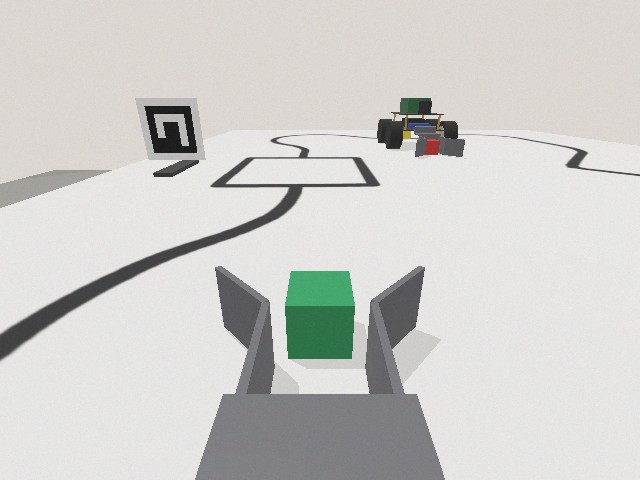
#> input picture src/mobile_base/test/fixtures/webots_cube_at_mouth.jpg, 640 x 480 px; its folder holds only this picture in this run
$ python -i vision.py   (imports and definitions only)
#> lines starting #> are read from the running program, lines starting #| are printed output that depends on the picture; after the words box and inside, x2 and y2 are one past the last pixel; in counts of white or black regions, pixels touching at a corner belong together
"""Cube detection on a BGR image with OpenCV (kept apart from the node so it is unit-testable).

The white board and the black border line have low saturation, so a saturation/value
threshold keeps only painted cubes; shape filters reject elongated or tiny blobs.

The delivery square is solid blue and Ferb collects blue cubes: the largest blue region much bigger
than a cube (square_min_area) is the square. It is reported apart (detect_square) and never as a
cube; detect_cubes drops blue blobs that are the square (that big, or overlapping its region).
"""

import math
from dataclasses import dataclass, field

import cv2
import numpy as np

from mobile_base.core.colors import DEFAULT_HUE_RANGES, DEFAULT_S_MIN, DEFAULT_V_MIN, HueRanges


@dataclass(frozen=True)
class VisionParams:
    s_min: int = DEFAULT_S_MIN
    v_min: int = DEFAULT_V_MIN
    min_area: float = 150.0  # px
    max_area: float = 60000.0  # px
    aspect_min: float = 0.6
    aspect_max: float = 1.6
    min_solidity: float = 0.8
    open_kernel: int = 5  # px, morphological opening kernel size
    hue_ranges: HueRanges = field(default_factory=lambda: DEFAULT_HUE_RANGES)
    # Window between the scoop walls where a cube INSIDE the U appears (normalized like Detection).
    # Measured in Webots with calibracion_pala.wbt and the IMX219-120 camera: cube in the U -> 0.60
    # of the window, cube at the mouth -> 0.04. Re-measure on the real robot.
    scoop_x_half: float = 0.2
    scoop_y_min: float = 0.74
    scoop_y_max: float = 0.84
    scoop_min_fill: float = 0.30
    # Two colors each filling at least this much of the window: two cubes in the scoop, reported as "mixed"
    # (never a target, so the robot backs off and leaves them). PLACEHOLDER: calibrate with two cubes in the U.
    scoop_mixed_fill: float = 0.15
    # Delivery square: hue range of this color (blue), at least this many px. A 2 cm cube at the
    # scoop mouth covers a few thousand px with the IMX219-120 at 640 x 480: calibrate on the robot.
    square_color: str = "blue"
    square_min_area: float = 12000.0  # px
    # Seen from the far end of the track the square is a thin strip (Webots: ~50 x 10 px at 1 m), far
    # below square_min_area: a long flat blob of this area counts too (a cube is never that elongated).
    square_far_area: float = 300.0  # px
    square_far_aspect: float = 4.0  # width / height of the bounding box
    # Delivery axis (team decision 2026-10-30): a green and a red rectangle stand on both sides of the
    # square; the axis is the perpendicular through their midpoint. They are told from cubes by size and
    # shape: at least ref_min_area px and a long side ref_min_aspect times the short one. PLACEHOLDERS
    # until the real rectangles are measured and photographed from the robot.
    ref_colors: tuple[str, ...] = ("green", "red")
    ref_min_area: float = 3000.0  # px
    ref_min_aspect: float = 2.0
    # The other robot, seen by this robot's camera (no overhead camera): an ArUco marker (DICT_4X4_50)
    # of side marker_size m on it; -1 = none. camera_hfov is the horizontal field of view (IMX219-120).
    peer_marker_id: int = -1
    marker_size: float = 0.05  # m, printed side of the marker
    camera_hfov: float = 1.60  # rad


@dataclass(frozen=True)
class SquareView:
    visible: bool = False
    cx_norm: float = 0.0  # [-1, 1], left negative (centroid)
    cy_norm: float = 0.0  # [0, 1], 0 = top
    area_px: float = 0.0


@dataclass(frozen=True)
class RefsView:
    """The two reference rectangles beside the square. skew = left cy - right cy (image y grows down):
    positive when the left one is nearer, i.e. the robot stands left of the axis."""
    visible: bool = False
    center_cx: float = 0.0  # [-1, 1], midpoint between them, left negative
    skew: float = 0.0
    seen: tuple[tuple[str, float, float], ...] = ()  # (color, cx, cy) of each one found, even alone


@dataclass(frozen=True)
class Detection:
    color: str
    cx_norm: float  # [-1, 1], left negative
    cy_norm: float  # [0, 1], 0 = top
    area_px: float


def _painted(hsv: np.ndarray, params: VisionParams) -> np.ndarray:
    return (hsv[..., 1] > params.s_min) & (hsv[..., 2] > params.v_min)


def _open(mask: np.ndarray, params: VisionParams) -> np.ndarray:
    kernel = np.ones((params.open_kernel, params.open_kernel), np.uint8)
    return cv2.morphologyEx(mask.astype(np.uint8) * 255, cv2.MORPH_OPEN, kernel)


def _square_region(hsv: np.ndarray, params: VisionParams):
    """Largest region in the square's hue range: (contour, area), or (None, 0) when too small."""
    hue = hsv[..., 0]
    in_range = np.zeros(hue.shape, bool)
    for low, high in params.hue_ranges.get(params.square_color, ()):
        in_range |= (hue >= low) & (hue <= high)
    mask = _open(in_range & _painted(hsv, params), params)
    contours, _ = cv2.findContours(mask, cv2.RETR_EXTERNAL, cv2.CHAIN_APPROX_SIMPLE)
    best = max(contours, key=cv2.contourArea, default=None)
    if best is None:
        return None, 0.0
    area = float(cv2.contourArea(best))
    _, _, w, h = cv2.boundingRect(best)
    if area < params.square_min_area and not (area >= params.square_far_area and w / max(h, 1) >= params.square_far_aspect):
        return None, 0.0
    return best, area


# [9 lines left out: function detect_square, not called in this run]


def _is_ref_shape(contour, params: VisionParams) -> bool:
    """Big and elongated: a reference rectangle, not a cube."""
    if cv2.contourArea(contour) < params.ref_min_area:
        return False
    (_, _), (w, h), _ = cv2.minAreaRect(contour)
    short = min(w, h)
    return short > 0.0 and max(w, h) / short >= params.ref_min_aspect


# [30 lines left out: functions detect_refs, landmark_sightings, not called in this run]


def detect_cubes(bgr: np.ndarray, params: VisionParams = VisionParams()) -> list[Detection]:
    height, width = bgr.shape[:2]
    hsv = cv2.cvtColor(bgr, cv2.COLOR_BGR2HSV)
    painted = _painted(hsv, params)
    square, _ = _square_region(hsv, params)
    square_mask = np.zeros(painted.shape, np.uint8)
    if square is not None:
        cv2.drawContours(square_mask, [square], -1, 255, thickness=cv2.FILLED)

    # One mask per color: two touching cubes of different colors stay two blobs (one painted-pixels mask
    # merged them into a shape no filter accepted: in Webots the red and orange cubes at the scoop vanished).
    candidates = []
    for color, spans in params.hue_ranges.items():
        in_range = np.zeros(painted.shape, bool)
        for low, high in spans:
            in_range |= (hsv[..., 0] >= low) & (hsv[..., 0] <= high)
        contours, _ = cv2.findContours(_open(in_range & painted, params), cv2.RETR_EXTERNAL, cv2.CHAIN_APPROX_SIMPLE)
        candidates += [(color, c) for c in contours]

    detections = []
    for color, contour in candidates:
        area = cv2.contourArea(contour)
        if not params.min_area <= area <= params.max_area:
            continue
        x, y, w, h = cv2.boundingRect(contour)
        if x <= 1 or y <= 1 or x + w >= width - 1:
            continue  # cut by the left, right or top edge: its shape and color are unreliable (the bottom
            # edge stays: a close cube in front of the scoop reaches it)
        if not params.aspect_min <= w / h <= params.aspect_max:
            continue
        hull_area = cv2.contourArea(cv2.convexHull(contour))
        if hull_area <= 0.0 or area / hull_area < params.min_solidity:
            continue
        blob = np.zeros(painted.shape, np.uint8)
        cv2.drawContours(blob, [contour], -1, 255, thickness=cv2.FILLED)
        if color == params.square_color and (area >= params.square_min_area or square_mask[blob > 0].any()):
            continue  # the delivery square, not a cube
        if color in params.ref_colors and _is_ref_shape(contour, params):
            continue  # a reference rectangle, not a cube
        cx = x + w / 2.0
        cy = y + h / 2.0
        if square is not None and cv2.pointPolygonTest(cv2.convexHull(square), (cx, cy), False) >= 0:
            continue  # a cube already in the delivery square: delivered, never taken out again
        detections.append(
            Detection(color, (cx / width) * 2.0 - 1.0, cy / height, float(area))
        )
    return detections


# [29 lines left out: function scoop_content, not called in this run]


_CHANNELS = {"bgr8": 3, "rgb8": 3, "bgra8": 4, "rgba8": 4}
_TO_BGR = {"rgb8": cv2.COLOR_RGB2BGR, "bgra8": cv2.COLOR_BGRA2BGR, "rgba8": cv2.COLOR_RGBA2BGR}


# [36 lines left out: functions detect_peer, _aruco_detect, not called in this run]


_ARUCO = None


# [10 lines left out: function image_to_bgr, not called in this run]

>>> import cv2
>>> picture = cv2.imread('../test/fixtures/webots_cube_at_mouth.jpg')
#> picture is the input picture: shape (480, 640, 3); mean B, G, R 202.9, 205.8, 206.2
>>> result = detect_cubes(picture)
#> in detect_cubes, `hsv = cv2.cvtColor(bgr, cv2.COLOR_BGR2HSV)`: hsv: shape (480, 640, 3); mean H, S, V 36, 8.8, 208.1
#> in _painted, `return (hsv[..., 1] > params.s_min) & (hsv[..., 2] > params.v_min)`:
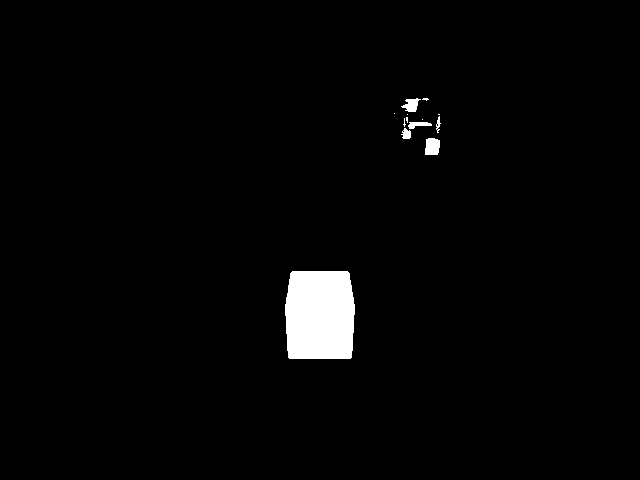
#> returned value: shape (480, 640) bool; 2.1% white; 13 white regions (7 under 20 px), largest, box (x1, y1, x2, y2) and area: (285, 271, 355, 359) 5792, (425, 138, 440, 155) 227, (401, 98, 421, 112) 162, (408, 122, 432, 129) 105, (401, 128, 411, 139) 78, (436, 116, 441, 133) 42
#> in _square_region, `hue = hsv[..., 0]`:
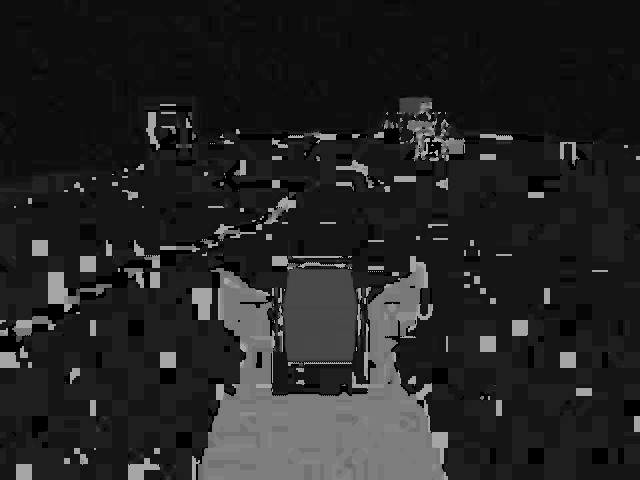
#> hue: shape (480, 640); min 0, max 179, mean 36
#> the loop in _square_region, `for low, high in params.hue_ranges.get(params.square_color, ()):` made 1 pass
#> pass 1, in _square_region, `in_range |= (hue >= low) & (hue <= high)`:
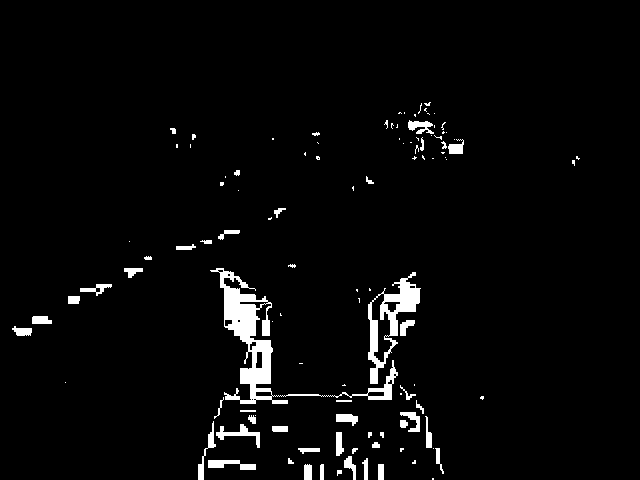
#> in_range: shape (480, 640) bool; 3.4% white; 110 white regions (60 under 20 px), largest, box (x1, y1, x2, y2) and area: (210, 268, 398, 404) 3835, (368, 272, 421, 384) 1784, (216, 424, 260, 448) 316
#> in _open, `kernel = np.ones((params.open_kernel, params.open_kernel), np.uint8)`: kernel = [[1, 1, 1, 1, 1], [1, 1, 1, 1, 1], [1, 1, 1, 1, 1], [1, 1, 1, 1, 1], [1, 1, 1, 1, 1]]
#> in _open, `return cv2.morphologyEx(mask.astype(np.uint8) * 255, cv2.MORPH_OPEN, k..`:
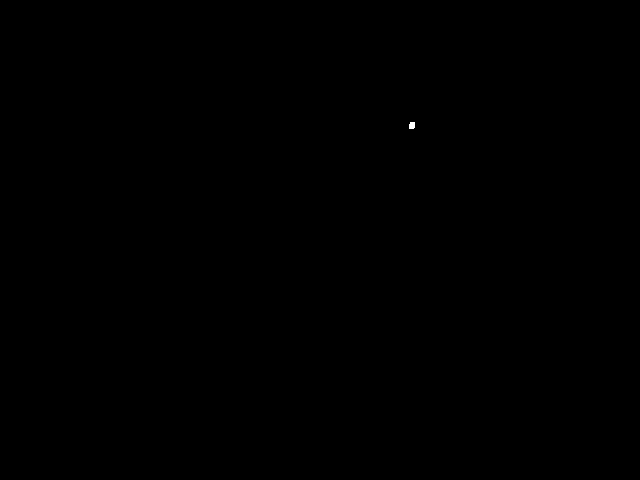
#> returned value: shape (480, 640); 0.01% white; 1 white region, box (x1, y1, x2, y2) and area: (409, 122, 415, 129) 39
#> in _square_region, `contours, _ = cv2.findContours(mask, cv2.RETR_EXTERNAL, cv2.CHAIN_APPR..`: contours = 1 item
#> in _square_region, `best = max(contours, key=cv2.contourArea, default=None)`: best = [[410, 122], [410, 123], [409, 124], [409, 128], [413, 128], [414, 127], [414, 122]]
#> in _square_region, `area = float(cv2.contourArea(best))`: area = 28
#> in _square_region, `_, _, w, h = cv2.boundingRect(best)`: w = 6; h = 7
#> after the loop in detect_cubes, `for color, spans in params.hue_ranges.items():`:
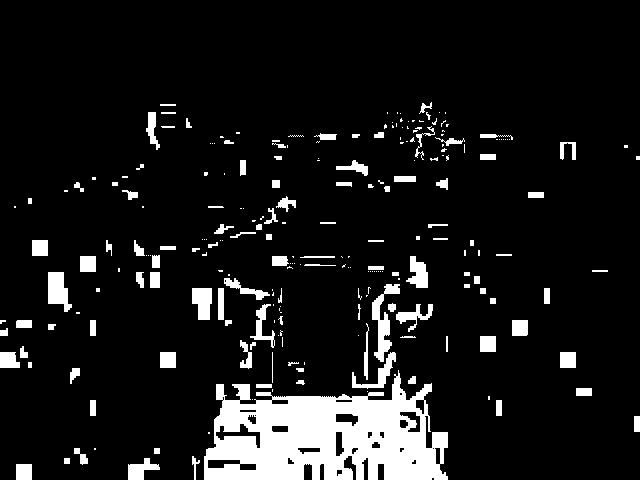
#> in_range: shape (480, 640) bool; 9.9% white; 240 white regions (127 under 20 px), largest, box (x1, y1, x2, y2) and area: (204, 370, 448, 480) 16847, (372, 284, 400, 362) 811, (48, 272, 72, 312) 628
#> the loop in detect_cubes, `for color, contour in candidates:` made 5 passes
#> (color, area) on passes 2, 4, 5: ('yellow', 48), ('green', 112.5), ('blue', 28)
#> (color, area, x, y, hull_area, cx) on pass 1: ('red', 199, 425, 138, 207.5, 432.5)
#> after the loop in detect_cubes, `for color, contour in candidates:`:
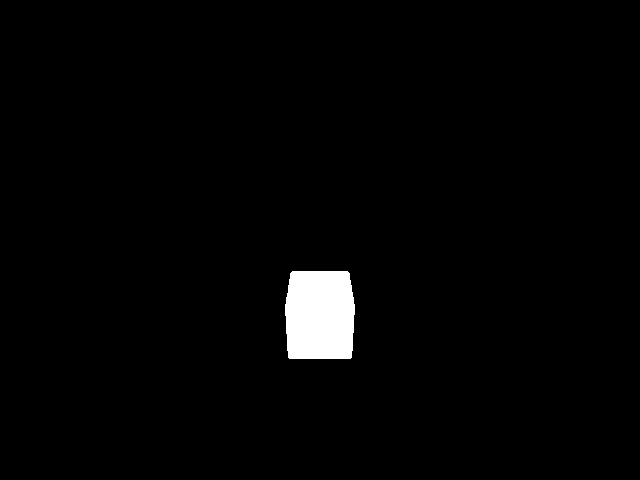
#> blob: shape (480, 640); 1.9% white; 1 white region, box (x1, y1, x2, y2) and area: (285, 271, 355, 359) 5792
#> after the loop in detect_cubes, `for color, contour in candidates:`: detections = 2 items
#> result = 2 items

$ run again, on src/mobile_base/test/fixtures/webots_cube_in_scoop.jpg
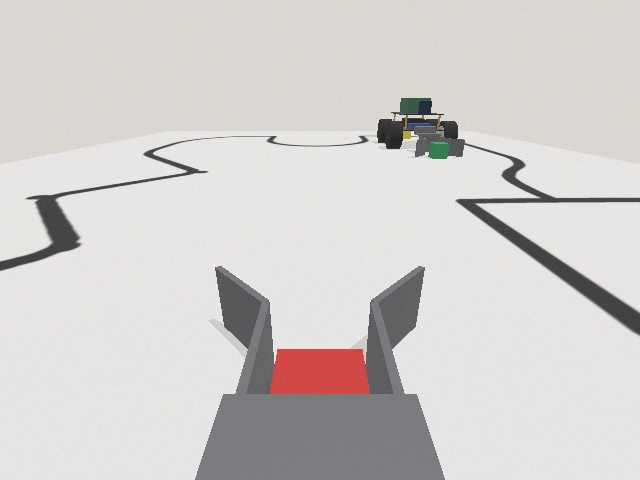
#> input picture src/mobile_base/test/fixtures/webots_cube_in_scoop.jpg, 640 x 480 px
#> picture is the input picture: shape (480, 640, 3); mean B, G, R 204.9, 207, 210.7
#> hsv: shape (480, 640, 3); mean H, S, V 33.2, 8.4, 211.2
#> in _painted, `return (hsv[..., 1] > params.s_min) & (hsv[..., 2] > params.v_min)`:
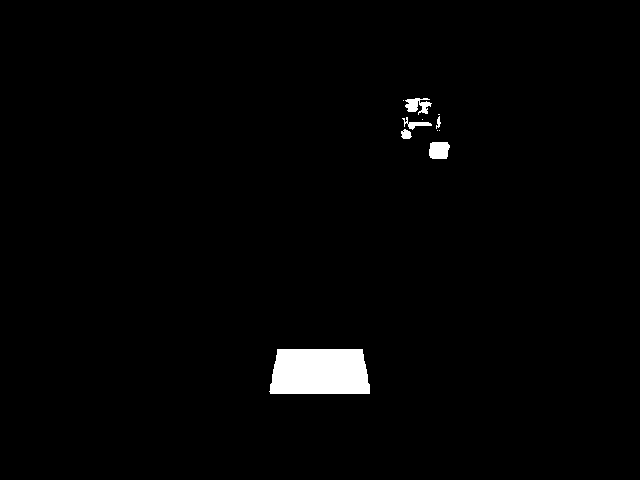
#> returned value: shape (480, 640) bool; 1.6% white; 11 white regions (5 under 20 px), largest, box (x1, y1, x2, y2) and area: (269, 349, 370, 394) 4208, (429, 142, 450, 159) 316, (405, 98, 432, 115) 265, (402, 117, 432, 130) 135, (401, 129, 412, 139) 80, (436, 116, 441, 129) 34
#> kernel = [[1, 1, 1, 1, 1], [1, 1, 1, 1, 1], [1, 1, 1, 1, 1], [1, 1, 1, 1, 1], [1, 1, 1, 1, 1]]
#> in _square_region, `contours, _ = cv2.findContours(mask, cv2.RETR_EXTERNAL, cv2.CHAIN_APPR..`: contours = 1 item
#> best = [[409, 122], [409, 128], [413, 128], [414, 127], [414, 122]]
#> in _square_region, `area = float(cv2.contourArea(best))`: area = 29.5
#> in _square_region, `_, _, w, h = cv2.boundingRect(best)`: w = 6; h = 7
#> after the loop in detect_cubes, `for color, spans in params.hue_ranges.items():`:
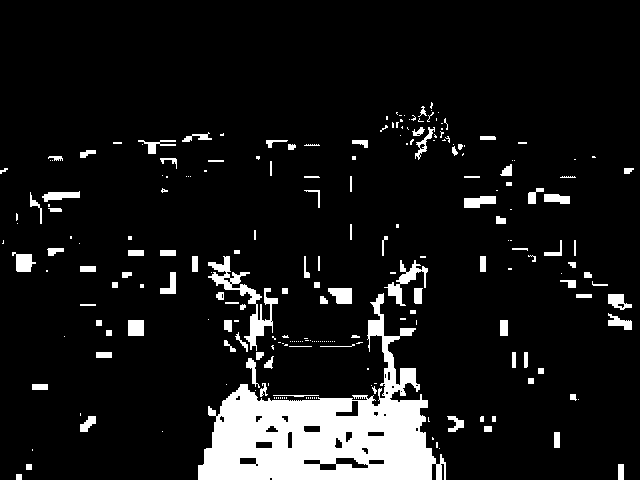
#> in_range: shape (480, 640) bool; 9.4% white; 236 white regions (131 under 20 px), largest, box (x1, y1, x2, y2) and area: (198, 293, 446, 480) 18382, (208, 256, 278, 351) 1385, (384, 260, 428, 306) 572
#> the loop in detect_cubes, `for color, contour in candidates:` made 5 passes
#> (color, area) on passes 2, 4, 5: ('yellow', 53), ('green', 98.5), ('blue', 29.5)
#> after the loop in detect_cubes, `for color, contour in candidates:`: detections = 1 item
